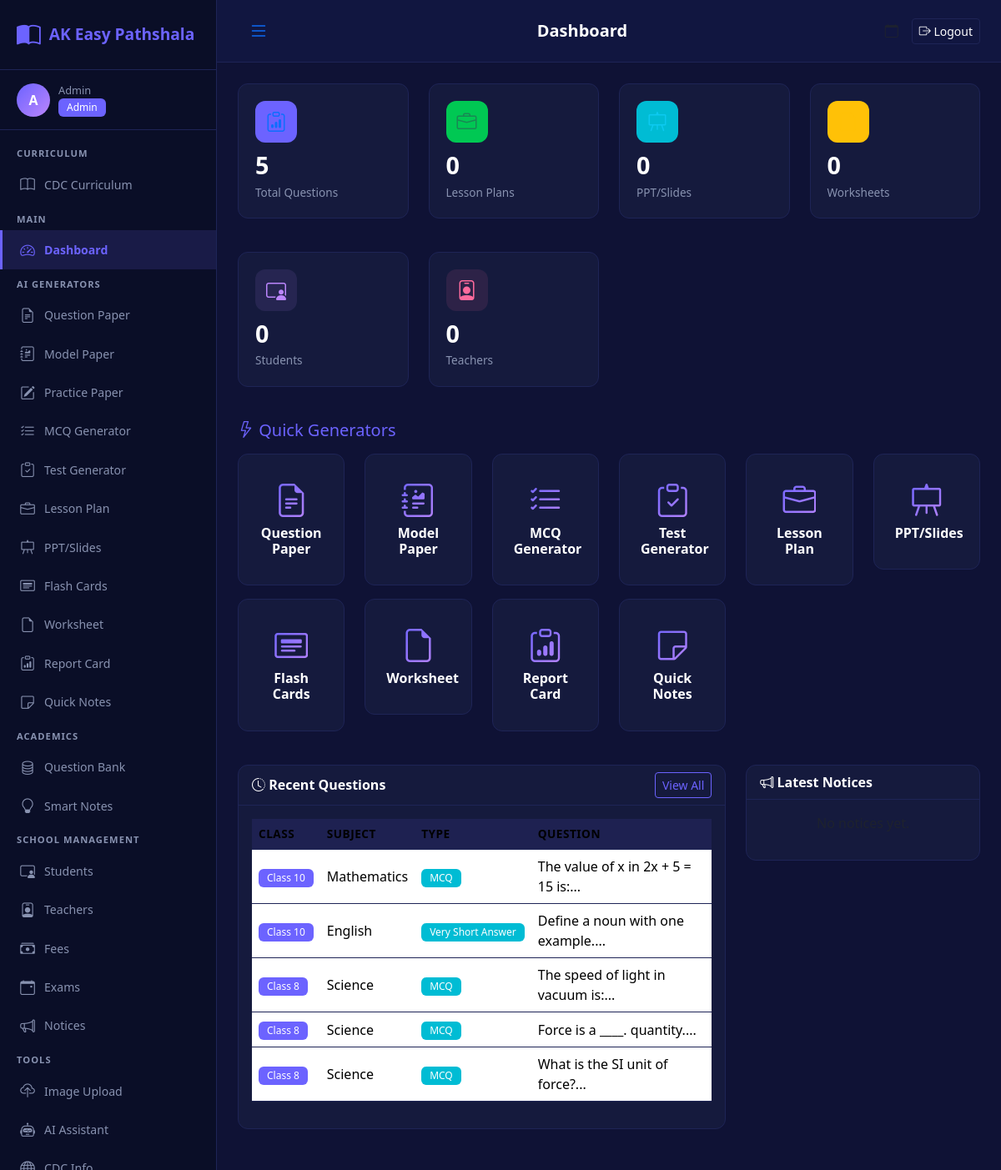
The app's page /dashboard (signed in) with its own data.
### models.py (models this page shows, shortened)
class User(UserMixin, db.Model):
    __tablename__ = 'users'
    id = db.Column(db.Integer, primary_key=True)
    name = db.Column(db.String(100), nullable=False)
    email = db.Column(db.String(100), unique=True, nullable=False)
    password_hash = db.Column(db.String(255), nullable=False)
    role = db.Column(db.Enum('admin', 'teacher', 'student'), default='teacher')
    phone = db.Column(db.String(20))
    created_at = db.Column(db.DateTime, default=datetime.utcnow)

class QuestionBank(db.Model):
    __tablename__ = 'question_bank'
    id = db.Column(db.Integer, primary_key=True)
    class_name = db.Column(db.String(50), nullable=False)
    subject = db.Column(db.String(100), nullable=False)
    chapter = db.Column(db.String(200))
    question_type = db.Column(db.String(50), nullable=False)
    question_text = db.Column(db.Text, nullable=False)
    option_a = db.Column(db.String(500))
    option_b = db.Column(db.String(500))
    option_c = db.Column(db.String(500))
    option_d = db.Column(db.String(500))
    correct_answer = db.Column(db.String(200))
    difficulty = db.Column(db.String(20), default='Medium')
    language = db.Column(db.String(10), default='English')
    created_by = db.Column(db.Integer, db.ForeignKey('users.id'))
    created_at = db.Column(db.DateTime, default=datetime.utcnow)

### app.py (the view)
@app.route('/dashboard')
@login_required
def dashboard():
    total_students = Student.query.count()
    total_teachers = Teacher.query.count()
    total_questions = QuestionBank.query.count()
    total_lessons = LessonPlan.query.count()
    total_slides = Slide.query.count()
    total_worksheets = Worksheet.query.count()
    notices = Notice.query.order_by(Notice.created_at.desc()).limit(5).all()
    recent_questions = QuestionBank.query.order_by(QuestionBank.created_at.desc()).limit(5).all()
    return render_template('dashboard.html',
                         total_students=total_students, total_teachers=total_teachers,
                         total_questions=total_questions, total_lessons=total_lessons,
                         total_slides=total_slides, total_worksheets=total_worksheets,
                         notices=notices, recent_questions=recent_questions,
                         classes=CLASS_CHOICES, subjects=SUBJECT_CHOICES)

### app.py (called while the page is built)
@login_manager.user_loader
def load_user(user_id):
    return User.query.get(int(user_id))

### templates/dashboard.html (shortened to what this page needs)
{% extends "base.html" %}
{% block page_title %}Dashboard{% endblock %}
{% block content %}
<div class="row mb-4">
    <div class="col-md-3 col-6 mb-3">
        <div class="stat-card">
            <div class="stat-icon bg-primary bg-opacity-10 text-primary"><i class="bi bi-clipboard-data"></i></div>
            <h3>{{ total_questions }}</h3>
            <p>Total Questions</p>
        </div>
    </div>
    <div class="col-md-3 col-6 mb-3">
        <div class="stat-card">
            <div class="stat-icon bg-success bg-opacity-10 text-success"><i class="bi bi-briefcase"></i></div>
            <h3>{{ total_lessons }}</h3>
            <p>Lesson Plans</p>
        </div>
    </div>
    <div class="col-md-3 col-6 mb-3">
        <div class="stat-card">
            <div class="stat-icon bg-info bg-opacity-10 text-info"><i class="bi bi-easel"></i></div>
            <h3>{{ total_slides }}</h3>
            <p>PPT/Slides</p>
        </div>
    </div>
    <div class="col-md-3 col-6 mb-3">
        <div class="stat-card">
            <div class="stat-icon bg-warning bg-opacity-10 text-warning"><i class="bi bi-file-earmark"></i></div>
            <h3>{{ total_worksheets }}</h3>
            <p>Worksheets</p>
        </div>
    </div>
</div>
<div class="row mb-4">
    <div class="col-md-3 col-6 mb-3">
        <div class="stat-card">
            <div class="stat-icon" style="background:rgba(187,134,252,0.1);color:var(--purple)"><i class="bi bi-person-video3"></i></div>
            <h3>{{ total_students }}</h3>
            <p>Students</p>
        </div>
    </div>
    <div class="col-md-3 col-6 mb-3">
        <div class="stat-card">
            <div class="stat-icon" style="background:rgba(255,107,157,0.1);color:var(--pink)"><i class="bi bi-person-badge"></i></div>
            <h3>{{ total_teachers }}</h3>
            <p>Teachers</p>
        </div>
    </div>
</div>
<div class="row mb-4">
    <div class="col-12">
        <h5 class="mb-3" style="color:var(--accent)"><i class="bi bi-lightning"></i> Quick Generators</h5>
    </div>
    {% for endpoint, icon, label in generators %}
    <div class="col-md-2 col-4 col-6 mb-3">
        <a href="{{ url_for(endpoint) }}" class="generator-card">
            <i class="bi {{ icon }}"></i>
            <h6>{{ label }}</h6>
        </a>
    </div>
    {% endfor %}
</div>
<div class="row">
    <div class="col-md-8 mb-4">
        <div class="card">
            <div class="card-header d-flex justify-content-between align-items-center">
                <span><i class="bi bi-clock-history"></i> Recent Questions</span>
                <a href="{{ url_for('question_bank') }}" class="btn btn-sm btn-outline-primary">View All</a>
            </div>
            <div class="card-body">
                {% if recent_questions %}
                <div class="table-responsive">
                    <table class="table table-hover">
                        <thead><tr><th>Class</th><th>Subject</th><th>Type</th><th>Question</th></tr></thead>
                        <tbody>
                        {% for q in recent_questions %}
                        <tr>
                            <td><span class="badge bg-primary">{{ q.class_name }}</span></td>
                            <td>{{ q.subject }}</td>
                            <td><span class="badge bg-info">{{ q.question_type }}</span></td>
                            <td>{{ q.question_text[:60] }}...</td>
                        </tr>
                        {% endfor %}
                        </tbody>
                    </table>
                </div>
                {% else %}
                <p class="text-muted text-center">No questions yet. <a href="{{ url_for('add_question') }}">Add first question</a></p>
                {% endif %}
            </div>
        </div>
    </div>
    <div class="col-md-4 mb-4">
        <div class="card">
            <div class="card-header"><i class="bi bi-megaphone"></i> Latest Notices</div>
            <div class="card-body">
                {% if notices %}
                {% for n in notices %}
                <div class="mb-3 pb-3 border-bottom" style="border-color:var(--card-border) !important">
                    <h6 class="mb-1">{{ n.title }}</h6>
                    <p class="mb-1" style="color:var(--text-secondary);font-size:0.85rem">{{ n.content[:100] }}...</p>
                    <small style="color:var(--text-secondary)">{{ n.created_at.strftime('%d %b %Y') }}</small>
                </div>
                {% endfor %}
                {% else %}
                <p class="text-muted text-center">No notices yet.</p>
                {% endif %}
            </div>
        </div>
    </div>
</div>
{% endblock %}

### templates/base.html (shortened to what this page needs)
<!DOCTYPE html>
<html lang="en">
<head>
    <link href="https://cdn.jsdelivr.net/npm/bootstrap@5.3.2/dist/css/bootstrap.min.css" rel="stylesheet">
    <link href="https://cdn.jsdelivr.net/npm/bootstrap-icons@1.11.1/font/bootstrap-icons.css" rel="stylesheet">
    <link href="{{ url_for('static', filename='css/style.css') }}" rel="stylesheet">
</head>
<body>
    {% if current_user.is_authenticated %}
    <div class="d-flex">
        <nav class="sidebar" id="sidebar">
            <div class="sidebar-brand">
                <i class="bi bi-book-half"></i>
                <span>AK Easy Pathshala</span>
            </div>
            <div class="sidebar-user">
                <div class="user-avatar">{{ current_user.name[0] }}</div>
                <div class="user-info">
                    <small>{{ current_user.name }}</small>
                    <span class="badge bg-primary">{{ current_user.role|capitalize }}</span>
                </div>
            </div>
            <ul class="sidebar-nav">
                <li class="nav-section">CURRICULUM</li>
                <li><a href="{{ url_for('curriculum_list') }}" class="{% if request.endpoint == 'curriculum_list' %}active{% endif %}"><i class="bi bi-book"></i> CDC Curriculum</a></li>
                <li class="nav-section">MAIN</li>
                <li><a href="{{ url_for('dashboard') }}" class="{% if request.endpoint == 'dashboard' %}active{% endif %}"><i class="bi bi-speedometer2"></i> Dashboard</a></li>
                <li class="nav-section">AI GENERATORS</li>
                <li><a href="{{ url_for('question_paper_generator') }}" class="{% if request.endpoint == 'question_paper_generator' %}active{% endif %}"><i class="bi bi-file-earmark-text"></i> Question Paper</a></li>
                <li><a href="{{ url_for('model_paper_generator') }}" class="{% if request.endpoint == 'model_paper_generator' %}active{% endif %}"><i class="bi bi-journal-richtext"></i> Model Paper</a></li>
                <li><a href="{{ url_for('practice_paper_generator') }}" class="{% if request.endpoint == 'practice_paper_generator' %}active{% endif %}"><i class="bi bi-pencil-square"></i> Practice Paper</a></li>
                <li><a href="{{ url_for('mcq_generator') }}" class="{% if request.endpoint == 'mcq_generator' %}active{% endif %}"><i class="bi bi-list-check"></i> MCQ Generator</a></li>
                <li><a href="{{ url_for('test_generator') }}" class="{% if request.endpoint == 'test_generator' %}active{% endif %}"><i class="bi bi-clipboard-check"></i> Test Generator</a></li>
                <li><a href="{{ url_for('lesson_plan_generator') }}" class="{% if request.endpoint == 'lesson_plan_generator' %}active{% endif %}"><i class="bi bi-briefcase"></i> Lesson Plan</a></li>
                <li><a href="{{ url_for('slide_generator') }}" class="{% if request.endpoint == 'slide_generator' %}active{% endif %}"><i class="bi bi-easel"></i> PPT/Slides</a></li>
                <li><a href="{{ url_for('flashcard_generator') }}" class="{% if request.endpoint == 'flashcard_generator' %}active{% endif %}"><i class="bi bi-card-heading"></i> Flash Cards</a></li>
                <li><a href="{{ url_for('worksheet_generator') }}" class="{% if request.endpoint == 'worksheet_generator' %}active{% endif %}"><i class="bi bi-file-earmark"></i> Worksheet</a></li>
                <li><a href="{{ url_for('report_card_generator') }}" class="{% if request.endpoint == 'report_card_generator' %}active{% endif %}"><i class="bi bi-clipboard-data"></i> Report Card</a></li>
                <li><a href="{{ url_for('quick_notes') }}" class="{% if request.endpoint == 'quick_notes' %}active{% endif %}"><i class="bi bi-sticky"></i> Quick Notes</a></li>
                <li class="nav-section">ACADEMICS</li>
                <li><a href="{{ url_for('question_bank') }}" class="{% if request.endpoint == 'question_bank' %}active{% endif %}"><i class="bi bi-database"></i> Question Bank</a></li>
                <li><a href="{{ url_for('smart_notes') }}" class="{% if request.endpoint == 'smart_notes' %}active{% endif %}"><i class="bi bi-lightbulb"></i> Smart Notes</a></li>
                <li class="nav-section">SCHOOL MANAGEMENT</li>
                <li><a href="{{ url_for('school_students') }}" class="{% if request.endpoint == 'school_students' %}active{% endif %}"><i class="bi bi-person-video3"></i> Students</a></li>
                <li><a href="{{ url_for('school_teachers') }}" class="{% if request.endpoint == 'school_teachers' %}active{% endif %}"><i class="bi bi-person-badge"></i> Teachers</a></li>
                <li><a href="{{ url_for('school_fees') }}" class="{% if request.endpoint == 'school_fees' %}active{% endif %}"><i class="bi bi-cash-stack"></i> Fees</a></li>
                <li><a href="{{ url_for('school_exams') }}" class="{% if request.endpoint == 'school_exams' %}active{% endif %}"><i class="bi bi-calendar-event"></i> Exams</a></li>
                <li><a href="{{ url_for('school_notices') }}" class="{% if request.endpoint == 'school_notices' %}active{% endif %}"><i class="bi bi-megaphone"></i> Notices</a></li>
                <li class="nav-section">TOOLS</li>
                <li><a href="{{ url_for('upload_image') }}" class="{% if request.endpoint == 'upload_image' %}active{% endif %}"><i class="bi bi-cloud-upload"></i> Image Upload</a></li>
                <li><a href="{{ url_for('ai_assistant') }}" class="{% if request.endpoint == 'ai_assistant' %}active{% endif %}"><i class="bi bi-robot"></i> AI Assistant</a></li>
                <li><a href="{{ url_for('cdc_info') }}" class="{% if request.endpoint == 'cdc_info' %}active{% endif %}"><i class="bi bi-globe"></i> CDC Info</a></li>
            </ul>
        </nav>
        <main class="main-content">
            <div class="topbar">
                <button class="btn btn-link" id="sidebarToggle"><i class="bi bi-list fs-4"></i></button>
                <h5 class="mb-0">{% block page_title %}Dashboard{% endblock %}</h5>
                <div class="d-flex align-items-center gap-3">
                    <span class="text-muted"><i class="bi bi-calendar"></i> {{ today if today else '' }}</span>
                    <a href="{{ url_for('logout') }}" class="btn btn-outline-light btn-sm"><i class="bi bi-box-arrow-right"></i> Logout</a>
                </div>
            </div>
            <div class="content-area">
                {% block content %}{% endblock %}
            </div>
        </main>
    </div>
    {% else %}
    {% block fullpage %}{% endblock %}
    {% endif %}
</body>
</html>

### records on screen
User: name "A", name "Admin", role "Admin"
QuestionBank: class_name "Class 10", subject "Mathematics", question_type "MCQ", question_text "The value of x in 2x + 5 = 15 is:"
QuestionBank: class_name "Class 10", subject "English", question_type "Very Short Answer", question_text "Define a noun with one example."
QuestionBank: class_name "Class 8", subject "Science", question_type "MCQ", question_text "The speed of light in vacuum is:"
QuestionBank: class_name "Class 8", subject "Science", question_type "MCQ", question_text "Force is a ____. quantity."
QuestionBank: class_name "Class 8", subject "Science", question_type "MCQ", question_text "What is the SI unit of force?"

### other values on screen
{{ total_questions }} "5"
{{ total_lessons }} "0"
{{ total_slides }} "0"
{{ total_worksheets }} "0"
{{ total_students }} "0"
{{ total_teachers }} "0"
{{ label }} "Question Paper" "Model Paper" "MCQ Generator" "Test Generator" "Lesson Plan" "PPT/Slides" "Flash Cards" "Worksheet" "Report Card" "Quick Notes"
